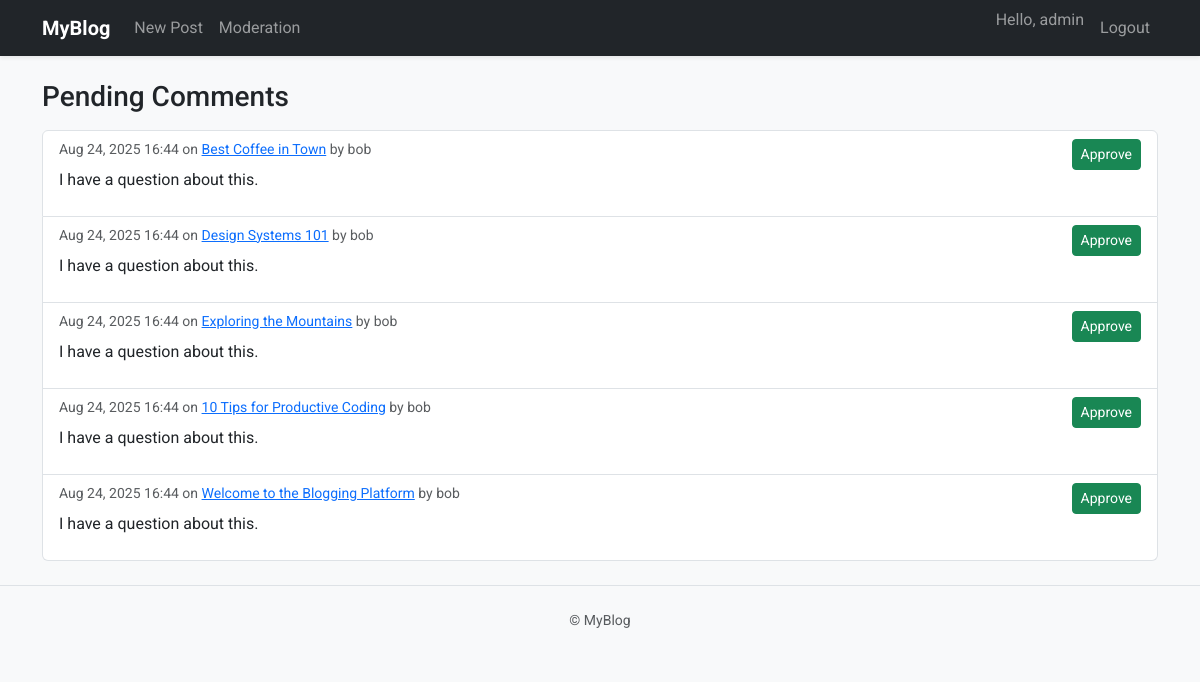
The page /moderation/ (signed in) on the database its author committed.
### blogging/models.py (models this page shows, shortened)
class Comment(models.Model):
    post = models.ForeignKey(Post, related_name="comments", on_delete=models.CASCADE)
    user = models.ForeignKey(User, on_delete=models.CASCADE)
    text = models.TextField()
    approved = models.BooleanField(default=False)
    created_at = models.DateTimeField(auto_now_add=True)
    class Meta:
        ordering = ['created_at']

class Post(models.Model):
    title = models.CharField(max_length=200)
    content = models.TextField()
    author = models.ForeignKey(User, on_delete=models.CASCADE)
    image = models.ImageField(upload_to="posts/", blank=True, null=True)
    slug = models.SlugField(unique=True, blank=True, max_length=220)
    categories = models.ManyToManyField(Category, related_name="posts", blank=True)
    created_at = models.DateTimeField(auto_now_add=True)
    updated_at = models.DateTimeField(auto_now=True)
    class Meta:
        ordering = ['-created_at']
    def get_absolute_url(self):
        return reverse("post_detail", kwargs={"slug": self.slug})

### blogging/views.py (the view)
# urls.py: path('moderation/', moderation_queue, name='moderation_queue'),
@staff_member_required
def moderation_queue(request):
    pending = Comment.objects.filter(approved=False).select_related('post','user')
    return render(request, "blogging/moderation_queue.html", {"pending": pending})

### blogging/templates/blogging/moderation_queue.html (shortened to what this page needs)
{% extends 'blogging/base.html' %}
{% block content %}
<h3 class="mb-3">Pending Comments</h3>
<div class="list-group">
  {% for c in pending %}
  <div class="list-group-item">
    <div class="d-flex justify-content-between">
      <div>
        <div class="small text-muted">{{ c.created_at|date:"M d, Y H:i" }} on <a href="{{ c.post.get_absolute_url }}">{{ c.post.title }}</a> by {{ c.user.username }}</div>
        <div class="mt-2">{{ c.text|linebreaks }}</div>
      </div>
      <div class="ms-3">
        <a href="{% url 'approve_comment' c.pk %}" class="btn btn-success btn-sm">Approve</a>
      </div>
    </div>
  </div>
  {% empty %}
  <div class="alert alert-info">No pending comments.</div>
  {% endfor %}
</div>
{% endblock %}

### blogging/templates/blogging/base.html (shortened to what this page needs)
<!DOCTYPE html>
<html lang="en">
<head>
  <link href="https://cdn.jsdelivr.net/npm/bootstrap@5.3.3/dist/css/bootstrap.min.css" rel="stylesheet">
  {% load static %}
  <link rel="stylesheet" href="{% static 'blogging/css/style.css' %}">
</head>
<body style="font-family:'Roboto',sans-serif;">
<nav class="navbar navbar-expand-lg navbar-dark bg-dark shadow-sm">
  <div class="container">
    <a class="navbar-brand fw-bold" href="{% url 'post_list' %}">MyBlog</a>
    <div class="collapse navbar-collapse" id="navbarsExample">
      <ul class="navbar-nav me-auto mb-2 mb-lg-0">
        {% if user.is_authenticated %}
        <li class="nav-item"><a class="nav-link" href="{% url 'post_create' %}">New Post</a></li>
        {% endif %}
        {% if user.is_staff %}
        <li class="nav-item"><a class="nav-link" href="{% url 'moderation_queue' %}">Moderation</a></li>
        {% endif %}
      </ul>
      <ul class="navbar-nav ms-auto">
        {% if user.is_authenticated %}
        <li class="nav-item"><span class="navbar-text me-2">Hello, {{ user.username }}</span></li>
        <li class="nav-item"><a class="nav-link" href="{% url 'logout' %}">Logout</a></li>
        {% else %}
        <li class="nav-item"><a class="nav-link" href="{% url 'login' %}">Login</a></li>
        <li class="nav-item"><a class="nav-link" href="{% url 'register' %}">Register</a></li>
        {% endif %}
      </ul>
    </div>
  </div>
</nav>
<main class="container py-4">
  {% block content %}{% endblock %}
</main>
<footer class="border-top py-4 mt-auto">
  <div class="container text-center small text-muted">
    © {{ now|date:"Y" }} MyBlog
  </div>
</footer>
</body>
</html>

### blogging/static/blogging/css/style.css (style rules this page uses)
body { background-color: #f8f9fa; }

### rows shown on the page
Comment: created_at "Aug 24, 2025 16:44", post "Best Coffee in Town", user.username "bob", text "I have a question about this."
Comment: created_at "Aug 24, 2025 16:44", post "Design Systems 101", user.username "bob", text "I have a question about this."
Comment: created_at "Aug 24, 2025 16:44", post "Exploring the Mountains", user.username "bob", text "I have a question about this."
Comment: created_at "Aug 24, 2025 16:44", post "10 Tips for Productive Coding", user.username "bob", text "I have a question about this."
Comment: created_at "Aug 24, 2025 16:44", post "Welcome to the Blogging Platform", user.username "bob", text "I have a question about this."

### other values the page prints
{{ user.username }} "admin"
